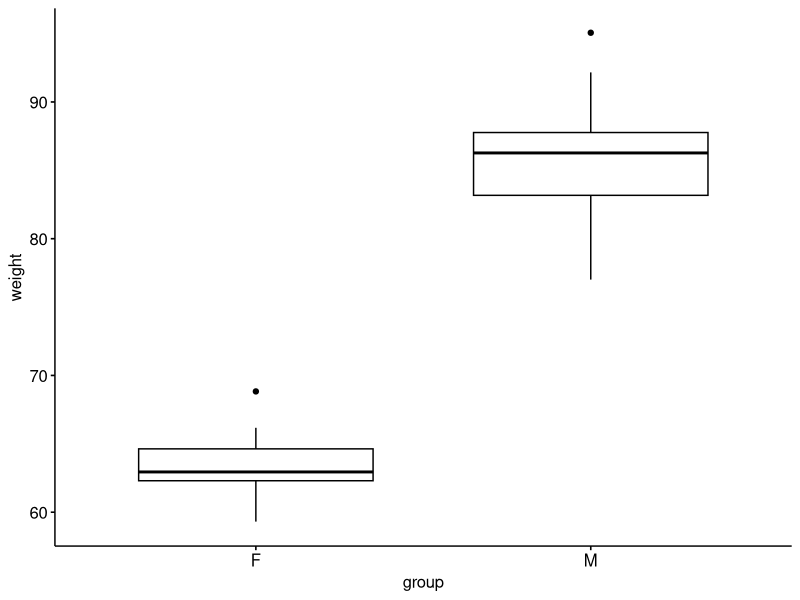
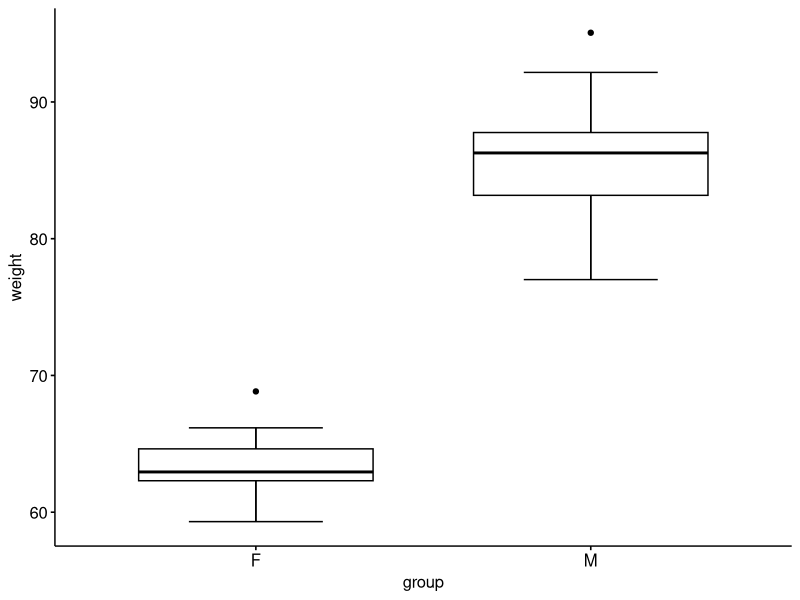
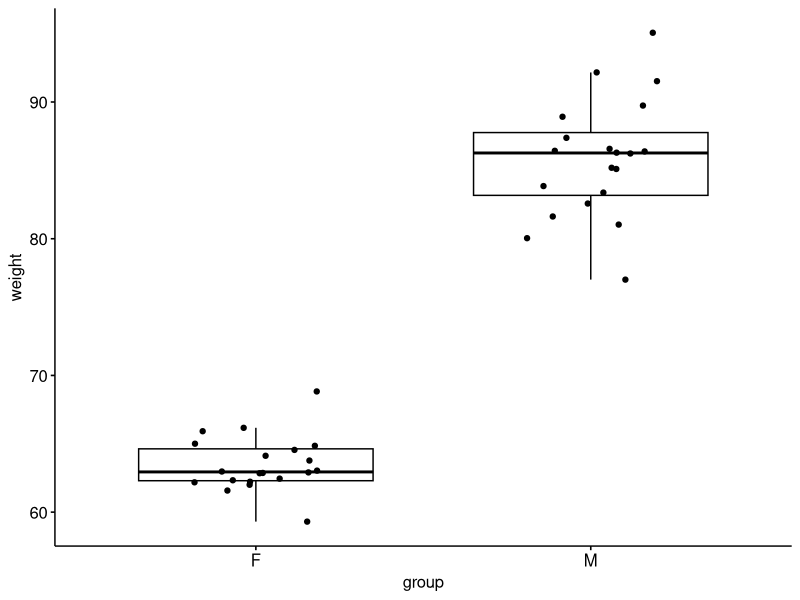
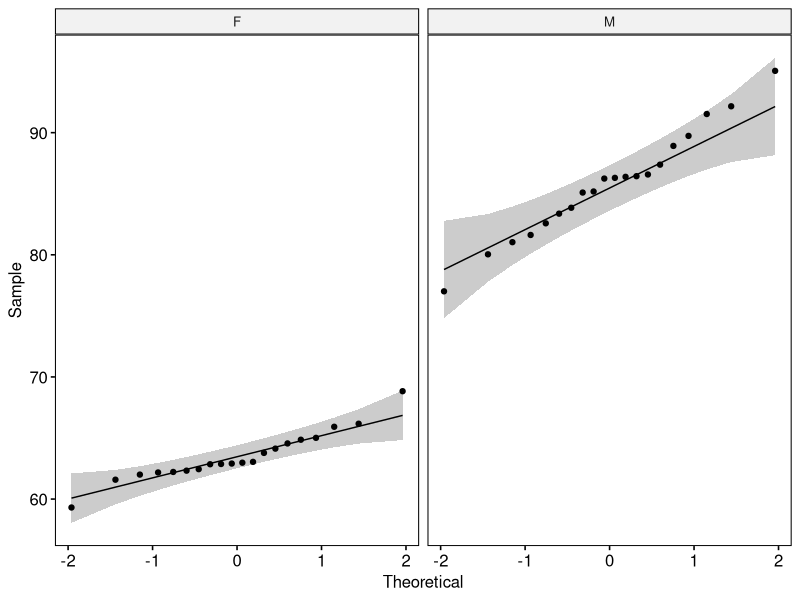

Here is the R script that generated these plots, in order:
# Pacotes
library(tidyverse)
library(ggpubr)
library(rstatix)

# 2. Carregando a base de dados
library(readxl)
genderweight <- read_excel("genderweight.xlsx")


glimpse(genderweight)


genderweight %>%
  sample_n(5)


table(genderweight$group)


genderweight %>%
  group_by(group) %>%
  get_summary_stats(weight, type = "mean_sd")


bxp_peso <- genderweight %>%
  ggboxplot(x = "group", y = "weight")
bxp_peso


bxp_peso <- genderweight %>%
  ggboxplot(x = "group", y = "weight", bxp.errorbar = TRUE)
bxp_peso


bxp_peso <- genderweight %>%
  ggboxplot(x = "group", y = "weight",
            add = "jitter")
bxp_peso


genderweight %>%
  group_by(group) %>%
  identify_outliers(weight)


genderweight %>%
  group_by(group) %>%
  shapiro_test(weight)


genderweight %>%
  ggqqplot(x = "weight", facet.by = "group")


genderweight %>%
  levene_test(weight ~ group)


teste_peso_genero <- genderweight %>%
  t_test(weight ~ group, var.equal = FALSE) %>%
  add_significance()
teste_peso_genero


genderweight %>%
  cohens_d(weight ~ group, var.equal = FALSE)


genderweight %>%
  cohens_d(weight ~ group, var.equal = FALSE)
